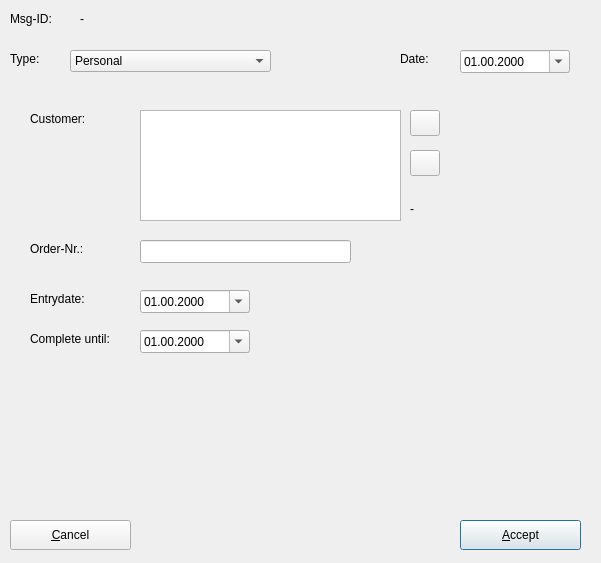
<ui version="4.0" >
 <class>msgeditfrm</class>
 <widget class="QDialog" name="msgeditfrm" >
  <property name="geometry" >
   <rect>
    <x>0</x>
    <y>0</y>
    <width>601</width>
    <height>563</height>
   </rect>
  </property>
  <property name="windowTitle" >
   <string>Nachricht...</string>
  </property>
  <property name="windowIcon" >
   <iconset resource="../resources/images/first4.qrc" >:/message2.png</iconset>
  </property>
  <widget class="QPushButton" name="btnaccept" >
   <property name="geometry" >
    <rect>
     <x>460</x>
     <y>520</y>
     <width>121</width>
     <height>30</height>
    </rect>
   </property>
   <property name="text" >
    <string>&amp;Accept</string>
   </property>
   <property name="icon" >
    <iconset resource="../resources/images/first4.qrc" >:/button_ok.png</iconset>
   </property>
  </widget>
  <widget class="QPushButton" name="btncancel" >
   <property name="geometry" >
    <rect>
     <x>10</x>
     <y>520</y>
     <width>121</width>
     <height>30</height>
    </rect>
   </property>
   <property name="text" >
    <string>&amp;Cancel</string>
   </property>
   <property name="icon" >
    <iconset resource="../resources/images/first4.qrc" >:/button_cancel.png</iconset>
   </property>
  </widget>
  <widget class="QLabel" name="label" >
   <property name="geometry" >
    <rect>
     <x>10</x>
     <y>10</y>
     <width>57</width>
     <height>18</height>
    </rect>
   </property>
   <property name="text" >
    <string>Msg-ID:</string>
   </property>
  </widget>
  <widget class="QLabel" name="lblID" >
   <property name="geometry" >
    <rect>
     <x>80</x>
     <y>10</y>
     <width>57</width>
     <height>18</height>
    </rect>
   </property>
   <property name="text" >
    <string>-</string>
   </property>
  </widget>
  <widget class="QLabel" name="label_2" >
   <property name="geometry" >
    <rect>
     <x>10</x>
     <y>50</y>
     <width>57</width>
     <height>18</height>
    </rect>
   </property>
   <property name="text" >
    <string>Type:</string>
   </property>
  </widget>
  <widget class="QComboBox" name="cmbmsgtype" >
   <property name="geometry" >
    <rect>
     <x>70</x>
     <y>50</y>
     <width>201</width>
     <height>22</height>
    </rect>
   </property>
   <item>
    <property name="text" >
     <string>Personal</string>
    </property>
   </item>
   <item>
    <property name="text" >
     <string>General</string>
    </property>
   </item>
   <item>
    <property name="text" >
     <string>Stock</string>
    </property>
   </item>
   <item>
    <property name="text" >
     <string>Order</string>
    </property>
   </item>
   <item>
    <property name="text" >
     <string>Finance</string>
    </property>
   </item>
  </widget>
  <widget class="QLabel" name="label_3" >
   <property name="geometry" >
    <rect>
     <x>400</x>
     <y>50</y>
     <width>57</width>
     <height>18</height>
    </rect>
   </property>
   <property name="text" >
    <string>Date:</string>
   </property>
  </widget>
  <widget class="QDateEdit" name="date" >
   <property name="geometry" >
    <rect>
     <x>460</x>
     <y>50</y>
     <width>110</width>
     <height>23</height>
    </rect>
   </property>
   <property name="displayFormat" >
    <string>dd.mm.yyyy</string>
   </property>
   <property name="calendarPopup" >
    <bool>true</bool>
   </property>
  </widget>
  <widget class="QStackedWidget" name="stackmain" >
   <property name="geometry" >
    <rect>
     <x>10</x>
     <y>90</y>
     <width>581</width>
     <height>421</height>
    </rect>
   </property>
   <property name="currentIndex" >
    <number>3</number>
   </property>
   <widget class="QWidget" name="page" >
    <widget class="QLabel" name="label_4" >
     <property name="geometry" >
      <rect>
       <x>10</x>
       <y>10</y>
       <width>81</width>
       <height>18</height>
      </rect>
     </property>
     <property name="text" >
      <string>Message:</string>
     </property>
    </widget>
    <widget class="QTextEdit" name="per_msg" >
     <property name="geometry" >
      <rect>
       <x>10</x>
       <y>30</y>
       <width>561</width>
       <height>341</height>
      </rect>
     </property>
    </widget>
   </widget>
   <widget class="QWidget" name="page_2" >
    <widget class="QLabel" name="label_5" >
     <property name="geometry" >
      <rect>
       <x>10</x>
       <y>10</y>
       <width>171</width>
       <height>18</height>
      </rect>
     </property>
     <property name="text" >
      <string>Select recipient:</string>
     </property>
    </widget>
    <widget class="QTextEdit" name="gen_msg" >
     <property name="geometry" >
      <rect>
       <x>10</x>
       <y>150</y>
       <width>561</width>
       <height>261</height>
      </rect>
     </property>
    </widget>
    <widget class="QTreeWidget" name="gen_users" >
     <property name="geometry" >
      <rect>
       <x>130</x>
       <y>10</y>
       <width>321</width>
       <height>111</height>
      </rect>
     </property>
     <column>
      <property name="text" >
       <string/>
      </property>
      <property name="icon" >
       <iconset resource="../resources/images/first4.qrc" >:/button_ok_small.png</iconset>
      </property>
     </column>
     <column>
      <property name="text" >
       <string>User:</string>
      </property>
     </column>
     <column>
      <property name="text" >
       <string>userid</string>
      </property>
     </column>
    </widget>
    <widget class="QLabel" name="label_6" >
     <property name="geometry" >
      <rect>
       <x>10</x>
       <y>130</y>
       <width>81</width>
       <height>18</height>
      </rect>
     </property>
     <property name="text" >
      <string>Message:</string>
     </property>
    </widget>
   </widget>
   <widget class="QWidget" name="page_3" >
    <widget class="QLabel" name="label_7" >
     <property name="geometry" >
      <rect>
       <x>10</x>
       <y>20</y>
       <width>101</width>
       <height>18</height>
      </rect>
     </property>
     <property name="text" >
      <string>Definition:</string>
     </property>
    </widget>
    <widget class="QLabel" name="label_8" >
     <property name="geometry" >
      <rect>
       <x>10</x>
       <y>50</y>
       <width>101</width>
       <height>18</height>
      </rect>
     </property>
     <property name="text" >
      <string>Description:</string>
     </property>
    </widget>
    <widget class="QLabel" name="label_9" >
     <property name="geometry" >
      <rect>
       <x>10</x>
       <y>200</y>
       <width>101</width>
       <height>18</height>
      </rect>
     </property>
     <property name="text" >
      <string>Supplier:</string>
     </property>
    </widget>
    <widget class="QLabel" name="label_10" >
     <property name="geometry" >
      <rect>
       <x>10</x>
       <y>300</y>
       <width>101</width>
       <height>18</height>
      </rect>
     </property>
     <property name="text" >
      <string>Stock:</string>
     </property>
    </widget>
    <widget class="QLabel" name="label_11" >
     <property name="geometry" >
      <rect>
       <x>10</x>
       <y>330</y>
       <width>101</width>
       <height>18</height>
      </rect>
     </property>
     <property name="text" >
      <string>Min. quantity:</string>
     </property>
    </widget>
    <widget class="QLabel" name="label_12" >
     <property name="geometry" >
      <rect>
       <x>10</x>
       <y>360</y>
       <width>131</width>
       <height>18</height>
      </rect>
     </property>
     <property name="text" >
      <string>Purchase Price:</string>
     </property>
    </widget>
    <widget class="QLabel" name="label_13" >
     <property name="geometry" >
      <rect>
       <x>10</x>
       <y>390</y>
       <width>131</width>
       <height>18</height>
      </rect>
     </property>
     <property name="text" >
      <string>Sell Price:</string>
     </property>
    </widget>
    <widget class="QLineEdit" name="sto_def" >
     <property name="geometry" >
      <rect>
       <x>150</x>
       <y>20</y>
       <width>231</width>
       <height>23</height>
      </rect>
     </property>
    </widget>
    <widget class="QLineEdit" name="sto_onstock" >
     <property name="geometry" >
      <rect>
       <x>150</x>
       <y>300</y>
       <width>81</width>
       <height>23</height>
      </rect>
     </property>
    </widget>
    <widget class="QLineEdit" name="sto_min" >
     <property name="geometry" >
      <rect>
       <x>150</x>
       <y>330</y>
       <width>81</width>
       <height>23</height>
      </rect>
     </property>
    </widget>
    <widget class="QLineEdit" name="sto_pprice" >
     <property name="geometry" >
      <rect>
       <x>150</x>
       <y>360</y>
       <width>81</width>
       <height>23</height>
      </rect>
     </property>
    </widget>
    <widget class="QLineEdit" name="sto_sprice" >
     <property name="geometry" >
      <rect>
       <x>150</x>
       <y>390</y>
       <width>81</width>
       <height>23</height>
      </rect>
     </property>
    </widget>
    <widget class="QTextEdit" name="sto_description" >
     <property name="geometry" >
      <rect>
       <x>150</x>
       <y>50</y>
       <width>341</width>
       <height>141</height>
      </rect>
     </property>
    </widget>
    <widget class="QPushButton" name="sto_btncheck" >
     <property name="geometry" >
      <rect>
       <x>390</x>
       <y>20</y>
       <width>25</width>
       <height>25</height>
      </rect>
     </property>
     <property name="text" >
      <string/>
     </property>
     <property name="icon" >
      <iconset resource="../resources/images/first4.qrc" >:/xmag.png</iconset>
     </property>
    </widget>
    <widget class="QTreeWidget" name="sto_supplier" >
     <property name="geometry" >
      <rect>
       <x>150</x>
       <y>200</y>
       <width>341</width>
       <height>94</height>
      </rect>
     </property>
     <column>
      <property name="text" >
       <string>Supplier</string>
      </property>
     </column>
    </widget>
   </widget>
   <widget class="QWidget" name="page_4" >
    <widget class="QLabel" name="label_14" >
     <property name="geometry" >
      <rect>
       <x>20</x>
       <y>20</y>
       <width>91</width>
       <height>18</height>
      </rect>
     </property>
     <property name="text" >
      <string>Customer:</string>
     </property>
    </widget>
    <widget class="QLabel" name="label_15" >
     <property name="geometry" >
      <rect>
       <x>20</x>
       <y>150</y>
       <width>91</width>
       <height>18</height>
      </rect>
     </property>
     <property name="text" >
      <string>Order-Nr.:</string>
     </property>
    </widget>
    <widget class="QLabel" name="label_16" >
     <property name="geometry" >
      <rect>
       <x>20</x>
       <y>200</y>
       <width>91</width>
       <height>18</height>
      </rect>
     </property>
     <property name="text" >
      <string>Entrydate:</string>
     </property>
    </widget>
    <widget class="QLabel" name="label_17" >
     <property name="geometry" >
      <rect>
       <x>20</x>
       <y>240</y>
       <width>111</width>
       <height>18</height>
      </rect>
     </property>
     <property name="text" >
      <string>Complete until:</string>
     </property>
    </widget>
    <widget class="QTextEdit" name="ord_customer" >
     <property name="geometry" >
      <rect>
       <x>130</x>
       <y>20</y>
       <width>261</width>
       <height>111</height>
      </rect>
     </property>
    </widget>
    <widget class="QLineEdit" name="ord_ordernr" >
     <property name="geometry" >
      <rect>
       <x>130</x>
       <y>150</y>
       <width>211</width>
       <height>23</height>
      </rect>
     </property>
    </widget>
    <widget class="QDateEdit" name="ord_date1" >
     <property name="geometry" >
      <rect>
       <x>130</x>
       <y>200</y>
       <width>110</width>
       <height>23</height>
      </rect>
     </property>
     <property name="displayFormat" >
      <string>dd.mm.yyyy</string>
     </property>
     <property name="calendarPopup" >
      <bool>true</bool>
     </property>
    </widget>
    <widget class="QDateEdit" name="ord_date2" >
     <property name="geometry" >
      <rect>
       <x>130</x>
       <y>240</y>
       <width>110</width>
       <height>23</height>
      </rect>
     </property>
     <property name="displayFormat" >
      <string>dd.mm.yyyy</string>
     </property>
     <property name="calendarPopup" >
      <bool>true</bool>
     </property>
    </widget>
    <widget class="QPushButton" name="ord_btncheck" >
     <property name="geometry" >
      <rect>
       <x>400</x>
       <y>20</y>
       <width>30</width>
       <height>26</height>
      </rect>
     </property>
     <property name="text" >
      <string/>
     </property>
     <property name="icon" >
      <iconset resource="../resources/images/first4.qrc" >:/xmag.png</iconset>
     </property>
    </widget>
    <widget class="QPushButton" name="ord_btnclear" >
     <property name="geometry" >
      <rect>
       <x>400</x>
       <y>60</y>
       <width>30</width>
       <height>26</height>
      </rect>
     </property>
     <property name="text" >
      <string/>
     </property>
     <property name="icon" >
      <iconset resource="../resources/images/first4.qrc" >:/messagebox_critical.png</iconset>
     </property>
    </widget>
    <widget class="QLabel" name="ord_lbladdrid" >
     <property name="geometry" >
      <rect>
       <x>400</x>
       <y>110</y>
       <width>57</width>
       <height>18</height>
      </rect>
     </property>
     <property name="text" >
      <string>-</string>
     </property>
    </widget>
   </widget>
   <widget class="QWidget" name="page_5" >
    <widget class="QLabel" name="iem_lbladdrid" >
     <property name="geometry" >
      <rect>
       <x>400</x>
       <y>110</y>
       <width>57</width>
       <height>18</height>
      </rect>
     </property>
     <property name="text" >
      <string>-</string>
     </property>
    </widget>
    <widget class="QLabel" name="label_20" >
     <property name="geometry" >
      <rect>
       <x>20</x>
       <y>200</y>
       <width>101</width>
       <height>18</height>
      </rect>
     </property>
     <property name="text" >
      <string>Payment date:</string>
     </property>
    </widget>
    <widget class="QPushButton" name="iem_btncheck" >
     <property name="geometry" >
      <rect>
       <x>400</x>
       <y>20</y>
       <width>30</width>
       <height>26</height>
      </rect>
     </property>
     <property name="text" >
      <string/>
     </property>
     <property name="icon" >
      <iconset resource="../resources/images/first4.qrc" >:/xmag.png</iconset>
     </property>
    </widget>
    <widget class="QDateEdit" name="iem_date1" >
     <property name="geometry" >
      <rect>
       <x>130</x>
       <y>200</y>
       <width>110</width>
       <height>23</height>
      </rect>
     </property>
     <property name="displayFormat" >
      <string>dd.mm.yyyy</string>
     </property>
     <property name="calendarPopup" >
      <bool>true</bool>
     </property>
    </widget>
    <widget class="QTextEdit" name="iem_customer" >
     <property name="geometry" >
      <rect>
       <x>130</x>
       <y>20</y>
       <width>261</width>
       <height>111</height>
      </rect>
     </property>
    </widget>
    <widget class="QLineEdit" name="iem_ordernr" >
     <property name="geometry" >
      <rect>
       <x>130</x>
       <y>150</y>
       <width>211</width>
       <height>23</height>
      </rect>
     </property>
    </widget>
    <widget class="QLabel" name="label_21" >
     <property name="geometry" >
      <rect>
       <x>20</x>
       <y>20</y>
       <width>91</width>
       <height>18</height>
      </rect>
     </property>
     <property name="text" >
      <string>Customer:</string>
     </property>
    </widget>
    <widget class="QLabel" name="label_22" >
     <property name="geometry" >
      <rect>
       <x>20</x>
       <y>150</y>
       <width>91</width>
       <height>18</height>
      </rect>
     </property>
     <property name="text" >
      <string>Order-Nr.:</string>
     </property>
    </widget>
    <widget class="QPushButton" name="iem_btnclear" >
     <property name="geometry" >
      <rect>
       <x>400</x>
       <y>60</y>
       <width>30</width>
       <height>26</height>
      </rect>
     </property>
     <property name="text" >
      <string/>
     </property>
     <property name="icon" >
      <iconset resource="../resources/images/first4.qrc" >:/messagebox_critical.png</iconset>
     </property>
    </widget>
    <widget class="QLabel" name="label_23" >
     <property name="geometry" >
      <rect>
       <x>20</x>
       <y>240</y>
       <width>101</width>
       <height>18</height>
      </rect>
     </property>
     <property name="text" >
      <string>Amount:</string>
     </property>
    </widget>
    <widget class="QLineEdit" name="iem_amount" >
     <property name="geometry" >
      <rect>
       <x>130</x>
       <y>240</y>
       <width>91</width>
       <height>23</height>
      </rect>
     </property>
    </widget>
    <widget class="QComboBox" name="iem_currency" >
     <property name="geometry" >
      <rect>
       <x>230</x>
       <y>240</y>
       <width>72</width>
       <height>22</height>
      </rect>
     </property>
    </widget>
   </widget>
   <widget class="QWidget" name="page_6" >
    <widget class="QCheckBox" name="chknew" >
     <property name="geometry" >
      <rect>
       <x>90</x>
       <y>50</y>
       <width>83</width>
       <height>22</height>
      </rect>
     </property>
     <property name="text" >
      <string>New MSG</string>
     </property>
     <property name="checked" >
      <bool>true</bool>
     </property>
    </widget>
   </widget>
  </widget>
 </widget>
 <resources>
  <include location="../resources/images/first4.qrc" />
 </resources>
 <connections/>
</ui>
